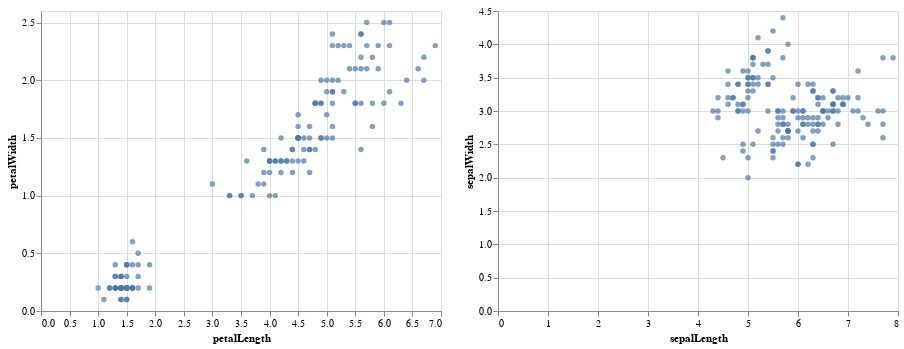

Notebook cell for this chart:
### Markdown cell above
## 5) Utilizando o conjunto de dados íris (var = data.íris()):
    -> Crie dois gráficos scatter, chart1 e chart2. Para o chart1, x=petalLenght, y=petalWidth. Para o chart2, x = sepalLenght, y=sepalWidth.

    -> Componha esses gráficos numa única apresentação. Para isso, faça chart1 | chart2

### Code cell
# resposta 5
chart_petal = alt.Chart(data.iris()).mark_circle().encode(x='petalLength', y='petalWidth')
chart_sepal = alt.Chart(data.iris()).mark_circle().encode(x='sepalLength', y='sepalWidth')
chart_petal | chart_sepal

### Figure 1 — Vega-Lite specification as saved in the notebook (floating-point values rounded to 4 significant figures; data arrays with more than 128 entries replaced by an {"elided": "..."} marker saying what was removed)
{"$schema": "https://vega.github.io/schema/vega-lite/v3.4.0.json", "config": {"mark": {"tooltip": null}, "view": {"height": 300, "width": 400}}, "datasets": {"data-a264acbd6e539a8b3afc0cb5f240fb57": {"elided": "150 records"}}, "hconcat": [{"data": {"name": "data-a264acbd6e539a8b3afc0cb5f240fb57"}, "encoding": {"x": {"field": "petalLength", "type": "quantitative"}, "y": {"field": "petalWidth", "type": "quantitative"}}, "mark": "circle"}, {"data": {"name": "data-a264acbd6e539a8b3afc0cb5f240fb57"}, "encoding": {"x": {"field": "sepalLength", "type": "quantitative"}, "y": {"field": "sepalWidth", "type": "quantitative"}}, "mark": "circle"}]}
